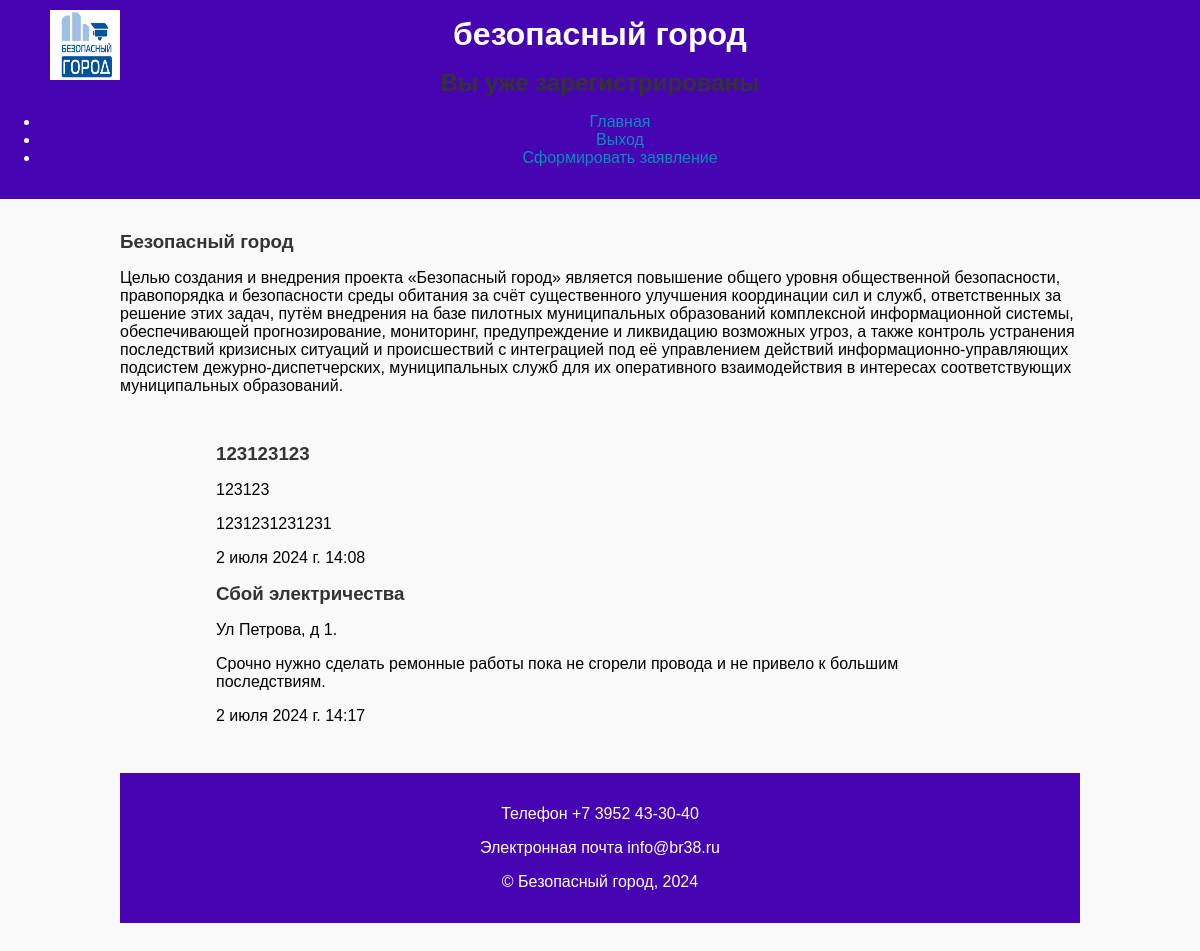
Screenshot of / (signed in) with the database file from the repository.
### main/models.py (models this page shows)
class Statement(models.Model):
    adress = models.CharField(max_length=200)
    name = models.CharField(max_length=200)
    description = models.TextField()
    date = models.DateTimeField(auto_now_add=True)

### main/views.py (the view)
# urls.py: path('', index, name='home'),
def index(request):
    if request.method == 'POST':
        form = SignUpForm(request.POST)
        if form.is_valid():
            user = form.save()
            Profile.objects.create(
                user=user,
                phone_number=form.cleaned_data.get('phone_number'),
                full_name=form.cleaned_data.get('full_name'),
                city=form.cleaned_data.get('city'),
            )
            raw_password = form.cleaned_data.get('password1')
            user = authenticate(username=user.username, password=raw_password)
            login(request, user)
            return redirect('/')
    else:
        form = SignUpForm()
    return render(request, 'main/index.html',
                  {
                    'form': form,
                    'statements': Statement.objects.all()
                }
            )

### main/templates/main/index.html (shortened to what this page needs)
{% extends 'main/base.html' %}
{% block content %}
{% if user.is_authenticated %}
<div class="container">
    <h3 class="text-center my-2">Безопасный город</h3>
    <p class="text">
        Целью создания и внедрения проекта «Безопасный город»
        является повышение общего уровня общественной безопасности,
        правопорядка и безопасности среды обитания за счёт существенного улучшения координации
        сил и служб, ответственных за решение этих задач, путём внедрения на базе пилотных
        муниципальных образований комплексной информационной системы, обеспечивающей
        прогнозирование, мониторинг, предупреждение и ликвидацию возможных угроз,
        а также контроль устранения последствий кризисных ситуаций и происшествий
        с интеграцией под её управлением действий информационно-управляющих
        подсистем дежурно-диспетчерских, муниципальных служб для их оперативного
        взаимодействия в интересах соответствующих муниципальных образований.
    </p>
    <div class="container list">
        {% if statements %}
        {% for statement in statements %}
        <div class="my-3 item">
            <h3 class="name">{{ statement.name }}</h3>
            <p class="adress">{{ statement.adress }}</p>
            <p class="description">{{ statement.description }}</p>
            <p class="date">{{ statement.date }}</p>
        </div>
        {% endfor %}
        {% else %}
        <p>Нет заявлений</p>
        {% endif %}
    </div>
{% endif %}
{% endblock %}

### main/templates/main/base.html (shortened to what this page needs)
{% load static %}
<!DOCTYPE html>
<html lang="en">
<head>
    <link rel="stylesheet" href="{% static 'css/style.css' %}">
</head>
<body>
    <header>
        <img src="{% static 'img/logo.png' %}" alt="">
        <h1>безопасный город</h1>
        {% if user.is_authenticated %}
    <h2>Вы уже зарегистрированы</h2>
     <ul class="nav nav-pills">
          <li class="nav-item"><a href="{% url 'home' %}" class="nav-link" aria-current="page">Главная</a></li>
          <li class="nav-item"><a href="{% url 'logout' %}" class="nav-link">Выход</a></li>
          <li class="nav-item"><a href="{% url 'create_statement' %}" class="nav-link">Сформировать заявление</a></li>
          {% endif %}
        </ul>
    </header>
    {% block content %} {% endblock %}
    <footer>
        <p class="text-center text-body-secondary">Телефон +7 3952 43-30-40</p>
        <p class="text-center text-body-secondary">Электронная почта info@br38.ru</p>
        <p class="text-center text-body-secondary">© Безопасный город, 2024</p>
    </footer>
</body>
</html>

### static/css/style.css (style rules this page uses)
body { font-family: Arial, sans-serif; background-color: #f9f9f9; margin: 0; padding: 0; }
header, footer { background-color: #4704b3; color: white; text-align: center; padding: 1rem 0; }
h1, h2, h3 { margin: 0 0 1rem 0; color: #333; }
h1 { color: #fff; }
a { color: #0490ba; text-decoration: none; }
.container { width: 80%; margin: 0 auto; padding: 2rem 0; }
img { width: 70px; height: 70px; position: absolute; top: 10px; left: 50px; }

### rows the page displays
Statement: name "123123123", adress "123123", description "1231231231231", date "2 июля 2024 г. 14:08"
Statement: name "Сбой электричества", adress "Ул Петрова, д 1.", description "Срочно нужно сделать ремонные работы пока не сгорели провода и не привело к большим последствиям.", date "2 июля 2024 г. 14:17"
